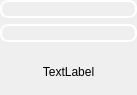
<?xml version="1.0" encoding="UTF-8"?>
<ui version="4.0">
 <class>FaultWidget</class>
 <widget class="QWidget" name="FaultWidget">
  <property name="geometry">
   <rect>
    <x>0</x>
    <y>0</y>
    <width>137</width>
    <height>95</height>
   </rect>
  </property>
  <property name="sizePolicy">
   <sizepolicy hsizetype="Fixed" vsizetype="Fixed">
    <horstretch>10</horstretch>
    <verstretch>10</verstretch>
   </sizepolicy>
  </property>
  <property name="windowTitle">
   <string>FaultWidget</string>
  </property>
  <layout class="QVBoxLayout" name="verticalLayout_2">
   <property name="spacing">
    <number>0</number>
   </property>
   <property name="leftMargin">
    <number>0</number>
   </property>
   <property name="topMargin">
    <number>0</number>
   </property>
   <property name="rightMargin">
    <number>0</number>
   </property>
   <property name="bottomMargin">
    <number>0</number>
   </property>
   <item>
    <layout class="QVBoxLayout" name="verticalLayout" stretch="1,1,1">
     <property name="spacing">
      <number>6</number>
     </property>
     <property name="sizeConstraint">
      <enum>QLayout::SetMaximumSize</enum>
     </property>
     <item>
      <widget class="QPushButton" name="storedButton">
       <property name="styleSheet">
        <string notr="true">QPushButton { width: 40px; height: 14px; border: 2px solid ; border-radius: 8px; border-color: white; }QPushButton[high=false]{border-color: white;background-color: rgba(255, 255, 255, 50); }QPushButton[high=true] {border-color: white;background-color: white;}QPushButton[high=false][short=true] {border-color: red;}QPushButton[high=true][short=true] {border-color: red;background-color: red;}</string>
       </property>
       <property name="text">
        <string/>
       </property>
      </widget>
     </item>
     <item>
      <widget class="QPushButton" name="activeButton">
       <property name="styleSheet">
        <string notr="true">QPushButton { width: 40px; height: 14px; border: 2px solid ; border-radius: 8px; border-color: white; }QPushButton[high=false]{border-color: white;background-color: rgba(255, 255, 255, 50); }QPushButton[high=true] {border-color: white;background-color: white;}QPushButton[high=false][short=true] {border-color: red;}QPushButton[high=true][short=true] {border-color: red;background-color: red;}</string>
       </property>
       <property name="text">
        <string/>
       </property>
      </widget>
     </item>
     <item>
      <widget class="QLabel" name="title">
       <property name="text">
        <string>TextLabel</string>
       </property>
       <property name="alignment">
        <set>Qt::AlignCenter</set>
       </property>
      </widget>
     </item>
    </layout>
   </item>
  </layout>
 </widget>
 <resources/>
 <connections/>
</ui>
